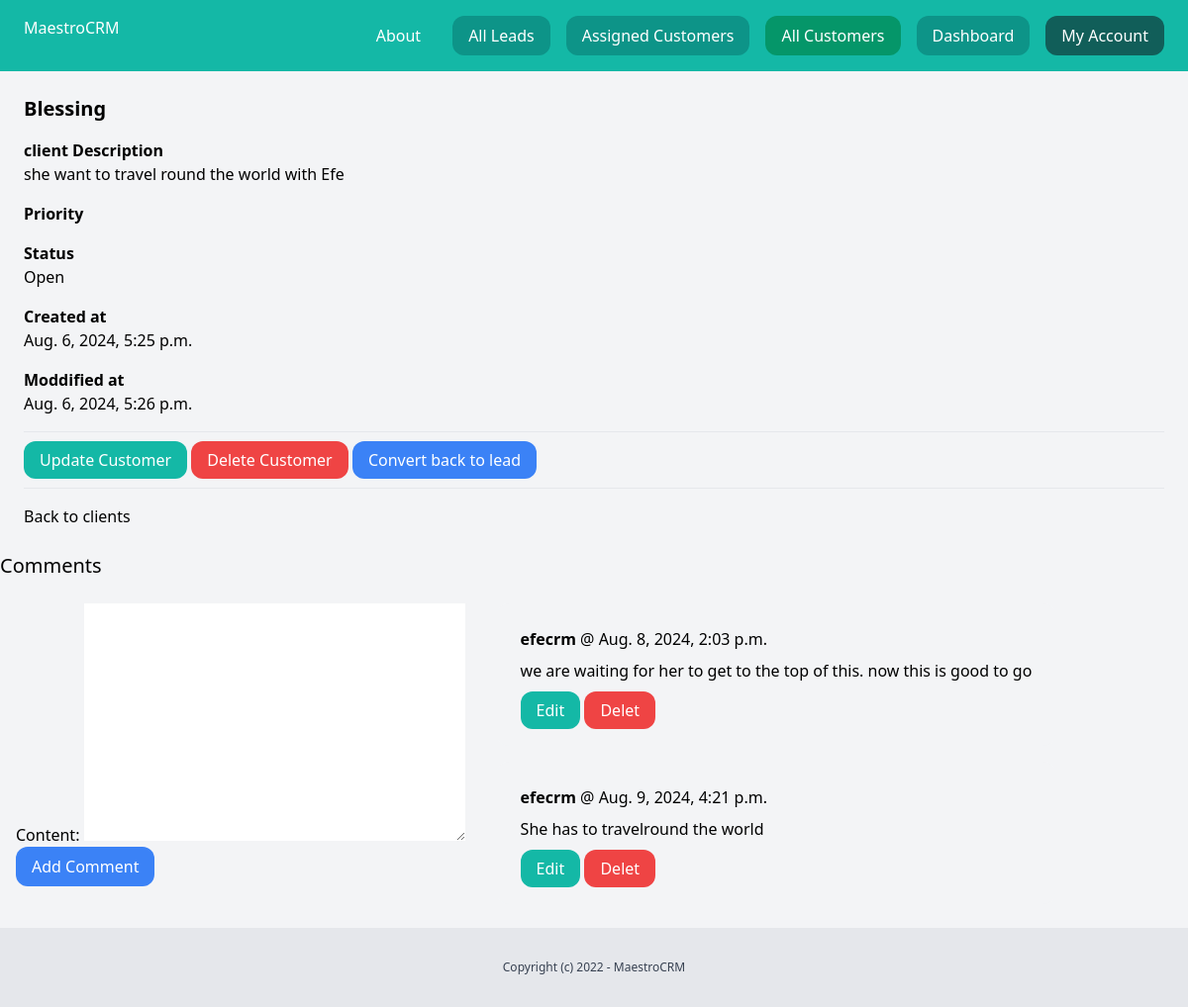
Page /dashboard/client/19/details/ (signed in) on the committed database.
### client/models.py (models this page shows, shortened)
class Client(models.Model):
    team = models.ForeignKey(Team, related_name='clients', on_delete=models.CASCADE)
    first_name = models.CharField(max_length=255, default='FirstName')
    middle_name = models.CharField(max_length=255, blank=True, null=True)
    last_name = models.CharField(max_length=255, default='LastName')
    phone_number = models.CharField(max_length=20, blank=True, null=True)
    email = models.EmailField()
    services = models.CharField(max_length=50, choices=SERVICES_CHOICES, default='Visa Processing')
    status = models.CharField(max_length=50, choices=STATUS_CHOICES, default='open')
    open_date = models.DateTimeField(blank=True, null=True)
    close_date = models.DateTimeField(blank=True, null=True)
    assigned_to = models.ForeignKey(
        settings.AUTH_USER_MODEL,
        related_name='assigned_clients',
        on_delete=models.CASCADE,
        default=1  # Assuming user with ID 1 exists
    )
    traffic_source = models.CharField(max_length=255, blank=True, null=True)
    converted_by = models.ForeignKey(
        settings.AUTH_USER_MODEL,
        related_name='converted_clients',
        on_delete=models.CASCADE,
        default=1  # Assuming user with ID 1 exists
    )
    converted_at = models.DateTimeField(default=timezone.now)
    created_by = models.ForeignKey(User, related_name='clients', on_delete=models.CASCADE)
    created_at = models.DateTimeField(auto_now_add=True)
    modified_at = models.DateTimeField(auto_now=True)
    description = models.TextField(blank=True, null=True)
    class Meta:
        ordering= ('-created_at',)

class ClientComment(models.Model):
    team = models.ForeignKey(Team, related_name='client_comment', on_delete=models.CASCADE)
    client = models.ForeignKey(Client, related_name='comments', on_delete=models.CASCADE)
    content = models.TextField(blank=True, null=True)
    created_by = models.ForeignKey(User, related_name='client_comment', on_delete=models.CASCADE)
    created_at = models.DateTimeField(auto_now_add=True)

### client/views.py (the view)
# urls.py: path('<int:pk>/details/', views.client_detail, name='detail'),
@login_required
def client_detail(request, pk):
    client = get_object_or_404(Client, pk=pk)
    team = client.team
    if not team.members.filter(id=request.user.id).exists():
        return HttpResponseForbidden("You are cannont access this page because you are not a team member.")
    if request.method == 'POST':
        form = AddCommentForm(request.POST)
        if form.is_valid():
            comment = form.save(commit=False)
            comment.team = team
            comment.created_by = request.user
            comment.client = client  # Assign the comment to the client
            comment.save()
            return redirect('clients:detail', pk=pk)  # Redirect to the client detail page
    else:
        form = AddCommentForm()
    return render(request, 'client/client_detail.html', {
        'client': client,
        'form': form,
    })

### client/forms.py
class AddCommentForm(forms.ModelForm):
    class Meta:
        model = ClientComment
        fields = [
            'content'
        ]

### client/templates/client/client_detail.html (shortened to what this page needs)
{% extends 'core/base.html' %}
{% block content %}
<div class="py-6 px-6">
    <h1 class="mb-4 tet-xl font-semibold text-xl"> {{ client.first_name}} </h1>
    {% if client.description %}
    <p class="font-semibold">client Description</p>
    <p class="mb-4"> {{ client.description }} </p>
    {% endif %}
    <p class="font-semibold">Priority</p>
    <p class="font-semibold">Status</p>
    <p class="mb-4"> {{ client.get_status_display }} </p>
    <p class="font-semibold">Created at</p>
    <p class="mb-4"> {{ client.created_at }} </p>
    <p class="font-semibold">Moddified at</p>
    <p class="mb-4"> {{ client.modified_at }} </p>
    <hr class="my-4">
    <a href=" {% url 'clients:edit' client.id %} " class="py-2 px-4 rounded-xl bg-teal-500 text-white">Update Customer</a>
    <a href="{% url 'clients:delete' client.id %}" class="py-2 px-4 rounded-xl bg-red-500 text-white">Delete Customer</a>
    <a href=" /" class="py-2 px-4 rounded-xl bg-blue-500 text-white">Convert back to
        lead</a>
    <hr class="my-4">
    <a href="/">Back to clients</a>
</div>
    <h2 class="text-xl mb-6">Comments</h2>
    <div class="flex space-x-4 mb-6">
        <form method="post">
            {{ form.as_p }}
            <button class="py-2 px-4 rounded-xl bg-blue-500 text-white" type="submit">Add Comment</button>
        </form>
        <div class="space-y-4">
            {% for comment in client.comments.all %}
            <div class="bg-gray-100 py-6 px-6 rounded-xl">
                <div class="mb-4">
                    <p class="mb-2">
                        <strong>{{ comment.created_by }}</strong> @ {{ comment.created_at}}
                    </p>
                    <p>
                        {{comment.content}}
                    </p>
                </div>
                <div>
                    <p>
                        <a href=" {% url 'clients:edit_comment' pk=comment.pk %} "
                            class="py-2 px-4 rounded-xl bg-teal-500 text-white">Edit</a>
                        <a href=" {% url 'clients:delete_comment' pk=comment.pk %}"
                            class="py-2 px-4 rounded-xl bg-red-500 text-white">Delet</a>
                    </p>
                </div>
            </div>
            {% endfor %}
        </div>
    </div>
{% endblock %}

### rows in the picture
Client: first_name "Blessing", description "she want to travel round the world with Efe", status "Open", created_at "Aug. 6, 2024, 5:25 p.m.", modified_at "Aug. 6, 2024, 5:26 p.m."
ClientComment: created_by "efecrm", created_at "Aug. 8, 2024, 2:03 p.m.", content "we are waiting for her to get to the top of this. now this is good to go"
ClientComment: created_by "efecrm", created_at "Aug. 9, 2024, 4:21 p.m.", content "She has to travelround the world"
